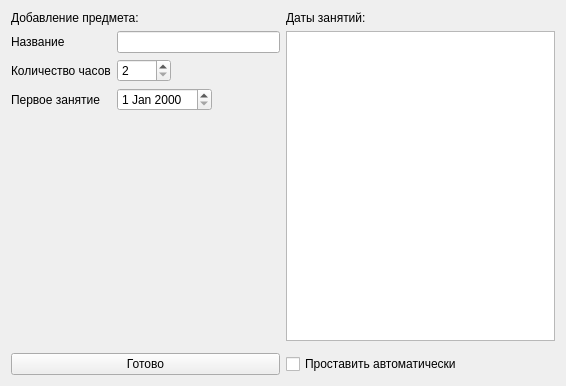
<?xml version="1.0" encoding="UTF-8"?>
<ui version="4.0">
 <class>EditSubject</class>
 <widget class="QWidget" name="EditSubject">
  <property name="geometry">
   <rect>
    <x>0</x>
    <y>0</y>
    <width>566</width>
    <height>386</height>
   </rect>
  </property>
  <layout class="QGridLayout" name="gridLayout">
   <item row="1" column="1">
    <widget class="QListView" name="classList"/>
   </item>
   <item row="1" column="0" rowspan="2">
    <layout class="QFormLayout" name="formLayout">
     <property name="fieldGrowthPolicy">
      <enum>QFormLayout::ExpandingFieldsGrow</enum>
     </property>
     <item row="0" column="0">
      <widget class="QLabel" name="label_3">
       <property name="text">
        <string>Название</string>
       </property>
      </widget>
     </item>
     <item row="0" column="1">
      <widget class="QLineEdit" name="subjectName"/>
     </item>
     <item row="1" column="0">
      <widget class="QLabel" name="label_4">
       <property name="text">
        <string>Количество часов</string>
       </property>
      </widget>
     </item>
     <item row="1" column="1">
      <widget class="QSpinBox" name="hourCount">
       <property name="minimum">
        <number>2</number>
       </property>
       <property name="maximum">
        <number>1000</number>
       </property>
       <property name="singleStep">
        <number>2</number>
       </property>
      </widget>
     </item>
     <item row="2" column="0">
      <widget class="QLabel" name="label_5">
       <property name="text">
        <string>Первое занятие</string>
       </property>
      </widget>
     </item>
     <item row="2" column="1">
      <widget class="QDateEdit" name="firstClassDate"/>
     </item>
    </layout>
   </item>
   <item row="0" column="1">
    <widget class="QLabel" name="label_2">
     <property name="text">
      <string>Даты занятий:</string>
     </property>
    </widget>
   </item>
   <item row="0" column="0">
    <widget class="QLabel" name="label">
     <property name="text">
      <string>Добавление предмета:</string>
     </property>
    </widget>
   </item>
   <item row="3" column="0">
    <widget class="QPushButton" name="backwardButton">
     <property name="text">
      <string>Готово</string>
     </property>
    </widget>
   </item>
   <item row="3" column="1">
    <widget class="QCheckBox" name="audoDates">
     <property name="text">
      <string>Проставить автоматически</string>
     </property>
    </widget>
   </item>
  </layout>
 </widget>
 <resources/>
 <connections>
  <connection>
   <sender>backwardButton</sender>
   <signal>clicked()</signal>
   <receiver>EditSubject</receiver>
   <slot>goBack()</slot>
   <hints>
    <hint type="sourcelabel">
     <x>144</x>
     <y>364</y>
    </hint>
    <hint type="destinationlabel">
     <x>282</x>
     <y>192</y>
    </hint>
   </hints>
  </connection>
  <connection>
   <sender>audoDates</sender>
   <signal>stateChanged(int)</signal>
   <receiver>EditSubject</receiver>
   <slot>setDatesState(int)</slot>
   <hints>
    <hint type="sourcelabel">
     <x>421</x>
     <y>364</y>
    </hint>
    <hint type="destinationlabel">
     <x>282</x>
     <y>192</y>
    </hint>
   </hints>
  </connection>
  <connection>
   <sender>hourCount</sender>
   <signal>valueChanged(int)</signal>
   <receiver>EditSubject</receiver>
   <slot>setHourCount(int)</slot>
   <hints>
    <hint type="sourcelabel">
     <x>149</x>
     <y>70</y>
    </hint>
    <hint type="destinationlabel">
     <x>282</x>
     <y>192</y>
    </hint>
   </hints>
  </connection>
 </connections>
 <slots>
  <slot>goBack()</slot>
  <slot>setDatesState(int)</slot>
  <slot>setHourCount(int)</slot>
 </slots>
</ui>
